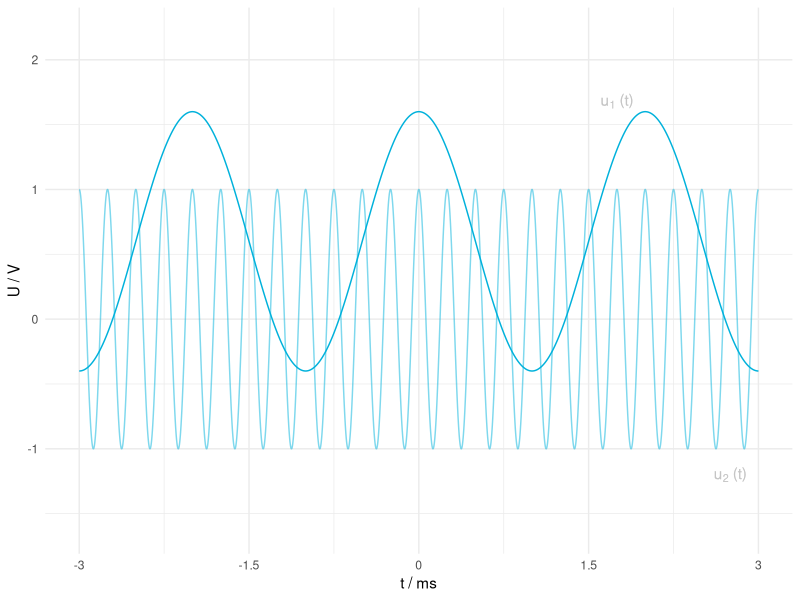

Reproduce this figure in R.
library(ggplot2)

outputName <- "1_1_u1.pdf"
pdfWidth <- 10
pdfHeight <- 0.61803399 * pdfWidth

f1 <- 500
f2 <- 4000

numOfPeriods <- 3

U0 <- 0.6
U1 <- 1
U2 <- 1

xlims <- c(-1/f1 * numOfPeriods/2, 1/f1 * numOfPeriods/2)
#ylims <- c(-U1, (U1+U0))
ylims <- c(-U1*1.618, (U1+U0)*1.382)

xlabel <- bquote("t / ms")
ylabel <- bquote("U / V")

xbreaks <- seq(min(xlims),max(xlims), by = abs(min(xlims)/2))
xlabels <- xbreaks * 1000

u1 <- function(t) {
    U0 + U1*cos(2*pi*f1*t)
}
u2 <- function(t) {
    U2*cos(2*pi*f2*t)
}

u3 <- function(t) {
    u1(t) * u2(t)
}

hsBlue  <- "#00b1db"
u2color <- "#00b1db80"
grey    <- "#b3b3b360"

plot <- ggplot(data.frame(x=c(0,2)), aes(x=x)) +
    theme_minimal() +
    xlab(xlabel) +
    ylab(ylabel) +
    scale_x_continuous(limits=xlims, breaks=xbreaks, label=xlabels) +
    scale_y_continuous(limits=ylims) +
    stat_function(fun = u1, color = hsBlue, n = 2000) +
    stat_function(fun = u2, color = u2color, n = 10000) +
    annotate("text", x = 0.00275, y = -1.2, label=bquote("u"[2]~"(t)"), color=grey)+
annotate("text", x = 0.00175, y = 1.68, label=bquote("u"[1]~"(t)"), color=grey)
#    stat_function(fun = u1, color = grey, n = 2000, linetype = "dashed")+
#    stat_function(fun = u3, color = hsBlue, n = 10000)


pdf(file = outputName, width = pdfWidth, height = pdfHeight)
plot
